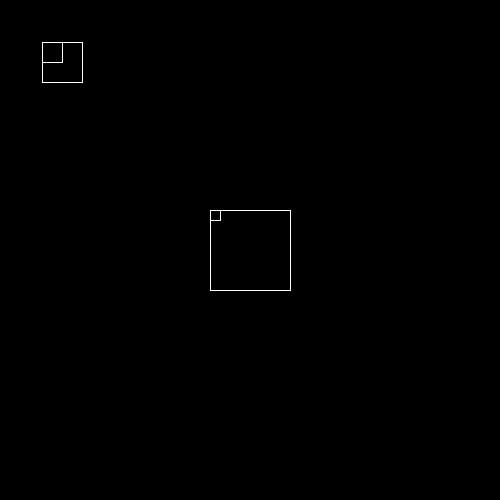
Frame 1 (no input)
Frame 60 (the mouse pressed at the canvas centre just before this capture): identical to frame 1, image omitted
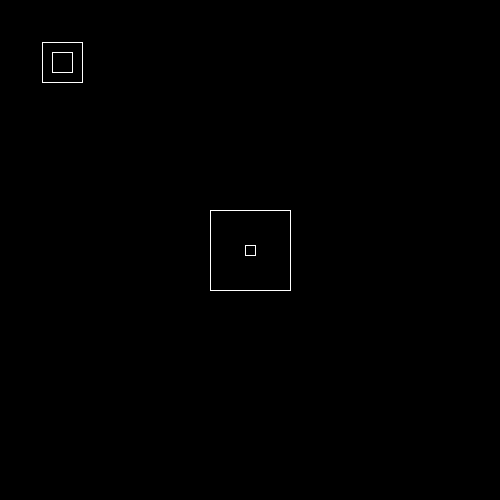
Frame 120 (the mouse held since frame 60 and released just before this capture)

The Processing sketch that drew these frames (run headless with seeded random() and noise(); from frame 60 on, the mouse is pressed at the canvas centre):

// Processing sketch: follow_mouse_simple
// ── follow_mouse_simple.pde
/* Simple mouse interaction which follows mouse position.
 * Spencer Mathews, May 2016
 */

void setup() {
  size(500, 500);
  rectMode(CENTER);  // CENTER mode makes placement easier
  stroke(255);
  fill(0);
}

void draw() {
  background(0);

  drawEye(width/2, width/2, 80, 80, 10, 10);
  drawEye(width/8, width/8, 40, 40, 20, 20);
}


/**
 * Draw an "eye" which follows the mouse position
 *
 * @param x     center of outer rect x position
 * @param y     center of outer rect y position
 * @param w1    width of outer rect
 * @param h1    height of outer rect
 * @param w2    width of eye
 * @param h2    height of eye
 */
void drawEye(float x, float y, float w1, float h1, float w2, float h2) {
  pushMatrix();

  translate(x, y);
  rect(0, 0, w1, h1);

  // map mouse's location relative to canvas onto position within fixed box
  // note range is restricted to keep proper boundaries
  // note that the eye is not technically "following" the mouse but is a good approximation
  float i = map(mouseX, 0, width-1, -w1/2 + w2/2, w1/2 - w2/2);
  float j = map(mouseY, 0, height-1, -h1/2 + h2/2, h1/2 - h2/2);
  rect(i, j, w2, h2);

  popMatrix();
}
